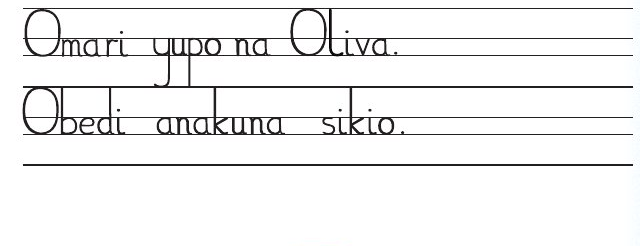
#> input picture images/pg055_im003_source_model_clean.png, 640 x 246 px
$ python create_pg055_sentence_crop.py
#> lines starting #> are read from the running program, lines starting #| are printed output that depends on the picture
from pathlib import Path

from PIL import Image


ROOT = Path(__file__).resolve().parents[1]
SOURCE = ROOT / "images" / "pg055_im003_source_model_clean.png"
OUTPUT = ROOT / "images" / "pg055_im003_source_model_compact.png"


with Image.open(SOURCE) as image:
#> image is the input picture: PIL image 640x246 RGB; mean R, G, B 241.4, 241.2, 241.4
    image.crop((0, 0, image.width, 180)).save(OUTPUT)
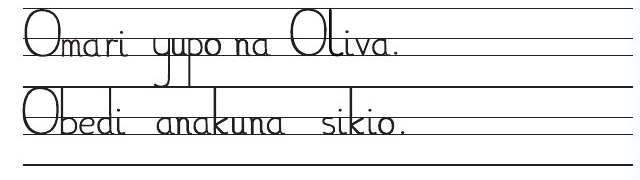
#> saved as pg055_im003_source_model_compact.png: PIL image 640x180 RGB; mean R, G, B 236.4, 236.2, 236.4

$ run again, with images/pg041_im002_source_model_clean.png copied over images/pg055_im003_source_model_clean.png
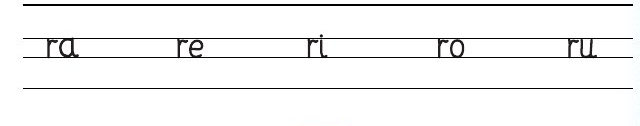
#> input picture images/pg041_im002_source_model_clean.png, 640 x 126 px
#> image is the input picture: PIL image 640x126 RGB; mean R, G, B 242.8, 242.8, 242.9
#> `image.crop((0, 0, image.width, 180)).save(OUTPUT)`:
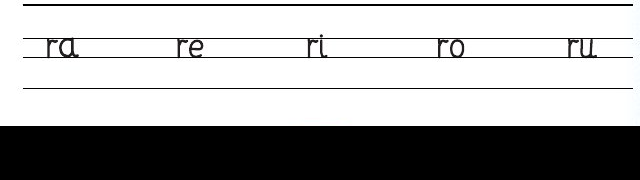
#> saved as pg055_im003_source_model_compact.png: PIL image 640x180 RGB; mean R, G, B 170, 170, 170

$ run again, with images/pg045_im001_source_model_clean.png copied over images/pg055_im003_source_model_clean.png
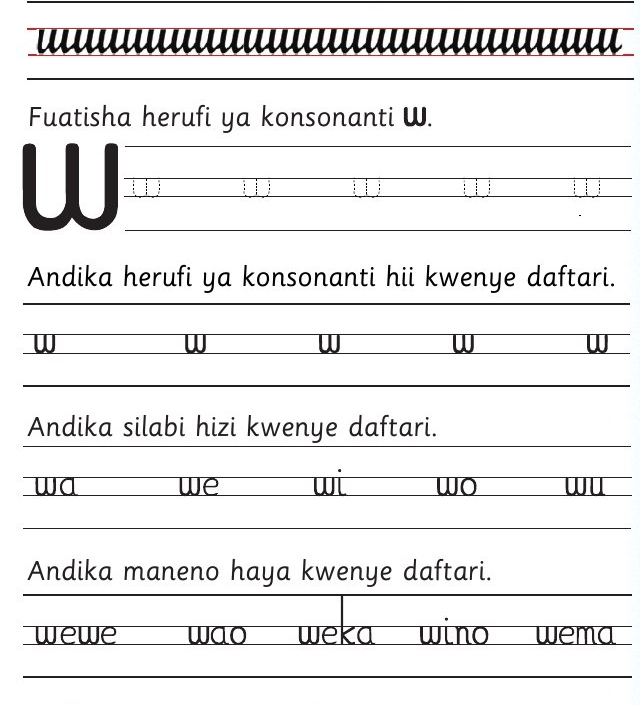
#> input picture images/pg045_im001_source_model_clean.png, 640 x 705 px
#> image is the input picture: PIL image 640x705 RGB; mean R, G, B 234.5, 234.1, 234.2
#> `image.crop((0, 0, image.width, 180)).save(OUTPUT)`:
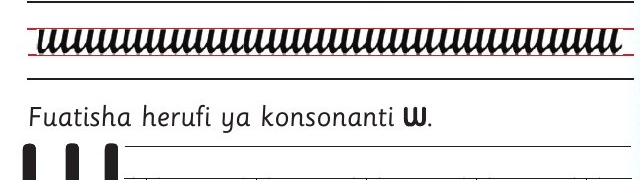
#> saved as pg055_im003_source_model_compact.png: PIL image 640x180 RGB; mean R, G, B 224.8, 223.4, 223.5

$ run again, with images/pg046_im001_source_model_clean.png copied over images/pg055_im003_source_model_clean.png
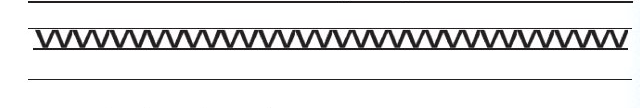
#> input picture images/pg046_im001_source_model_clean.png, 640 x 108 px
#> image is the input picture: PIL image 640x108 RGB; mean R, G, B 228.8, 228.5, 228.7
#> `image.crop((0, 0, image.width, 180)).save(OUTPUT)`:
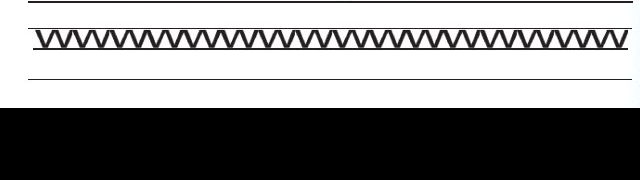
#> saved as pg055_im003_source_model_compact.png: PIL image 640x180 RGB; mean R, G, B 137.3, 137.1, 137.2
